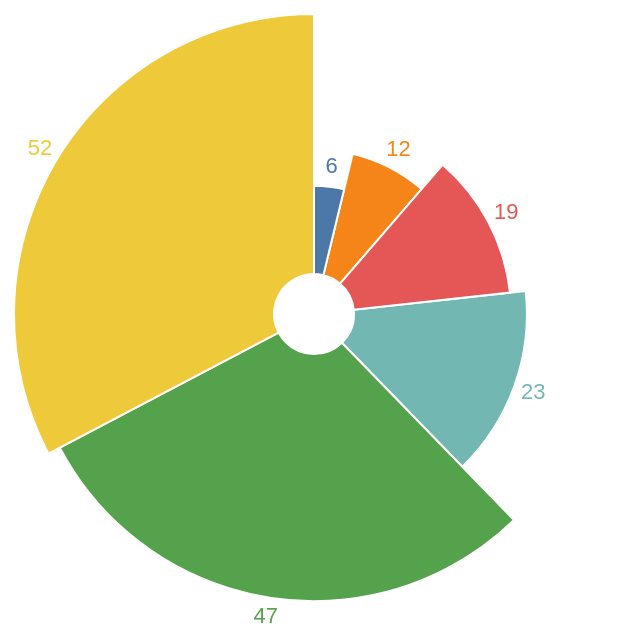

Specify this chart in Vega-Lite:
### Vega-Lite specification from a JSON file in a GitHub repository (floating-point values rounded to 4 significant figures)
{"$schema": "https://vega.github.io/schema/vega-lite/v6.json", "description": "A simple radial chart with embedded data.", "data": {"values": [12, 23, 47, 6, 52, 19]}, "layer": [{"mark": {"type": "arc", "innerRadius": 20, "stroke": "#fff"}}, {"mark": {"type": "text", "radiusOffset": 10}, "encoding": {"text": {"field": "data", "type": "quantitative"}}}], "encoding": {"theta": {"field": "data", "type": "quantitative", "stack": true}, "radius": {"field": "data", "scale": {"type": "sqrt", "zero": true, "rangeMin": 20}}, "color": {"field": "data", "type": "nominal", "legend": null}}}
